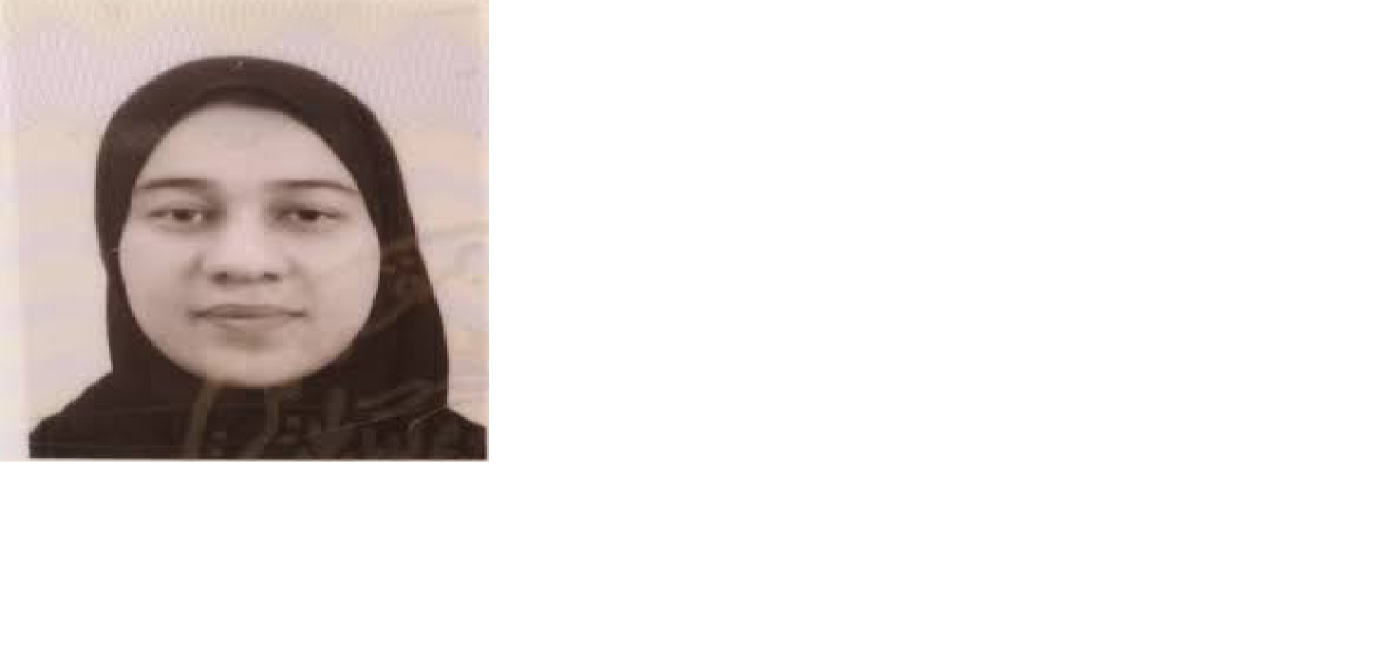
#> input picture TEST2.jpg, 2752 x 1320 px (shown at 1/2 size)
$ python -i detection.py   (imports and definitions only)
#> lines starting #> are read from the running program, lines starting #| are printed output that depends on the picture; after the words box and inside, x2 and y2 are one past the last pixel; in counts of white or black regions, pixels touching at a corner belong together
#> further down, picture is the input picture: shape (1320, 2752, 3); mean B, G, R 224.9, 226.5, 231.5
"""كشف المستند وتصحيح المنظور"""
import cv2
import numpy as np


def order_points(pts):
    """ترتيب النقاط الأربع: أعلى-يسار، أعلى-يمين، أسفل-يمين، أسفل-يسار"""
    rect = np.zeros((4, 2), dtype="float32")
    s = pts.sum(axis=1)
    rect[0] = pts[np.argmin(s)]
    rect[2] = pts[np.argmax(s)]
    diff = np.diff(pts, axis=1)
    rect[1] = pts[np.argmin(diff)]
    rect[3] = pts[np.argmax(diff)]
    return rect


def four_point_transform(image, pts):
    """تصحيح المنظور باستخدام تحويل Perspective"""
    rect = order_points(pts)
    (tl, tr, br, bl) = rect

    widthA = np.linalg.norm(br - bl)
    widthB = np.linalg.norm(tr - tl)
    maxWidth = max(int(widthA), int(widthB))

    heightA = np.linalg.norm(tr - br)
    heightB = np.linalg.norm(tl - bl)
    maxHeight = max(int(heightA), int(heightB))

    dst = np.array([
        [0, 0],
        [maxWidth - 1, 0],
        [maxWidth - 1, maxHeight - 1],
        [0, maxHeight - 1]], dtype="float32")

    M = cv2.getPerspectiveTransform(rect, dst)
    return cv2.warpPerspective(image, M, (maxWidth, maxHeight))


def detect_document(image):
    """كشف حدود المستند في الصورة"""
    ratio = image.shape[0] / 500.0
#> ratio = 2.64
    orig = image.copy()
    image_resized = cv2.resize(image, (int(image.shape[1] / ratio), 500))
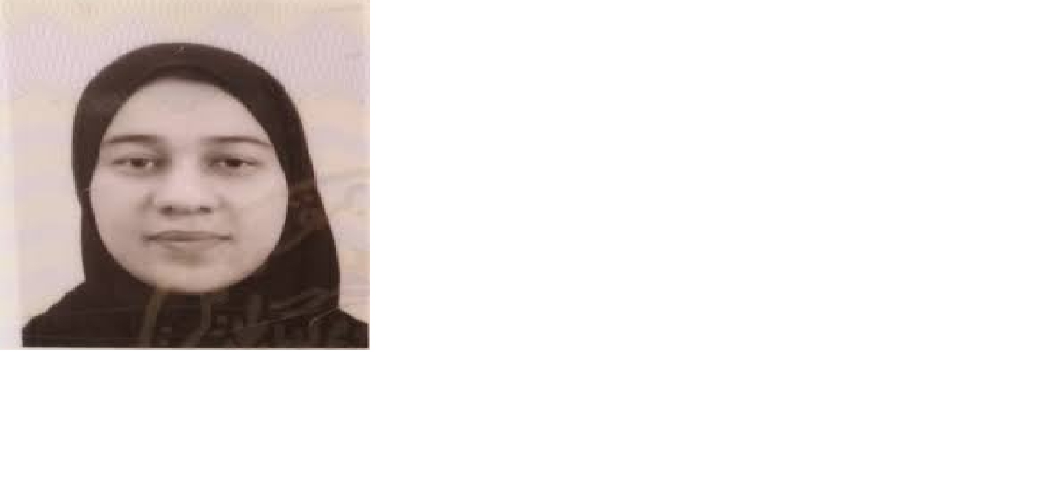
#> image_resized: shape (500, 1042, 3); mean B, G, R 224.9, 226.5, 231.5

    gray = cv2.cvtColor(image_resized, cv2.COLOR_BGR2GRAY)
    gray = cv2.GaussianBlur(gray, (5, 5), 0)
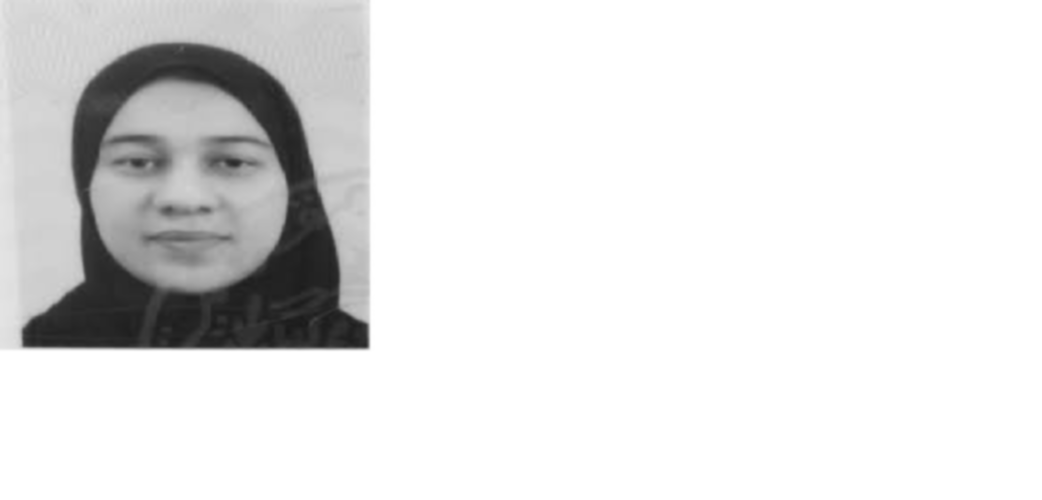
#> gray: shape (500, 1042); min 26, max 255, mean 227.8
    edged = cv2.Canny(gray, 75, 200)
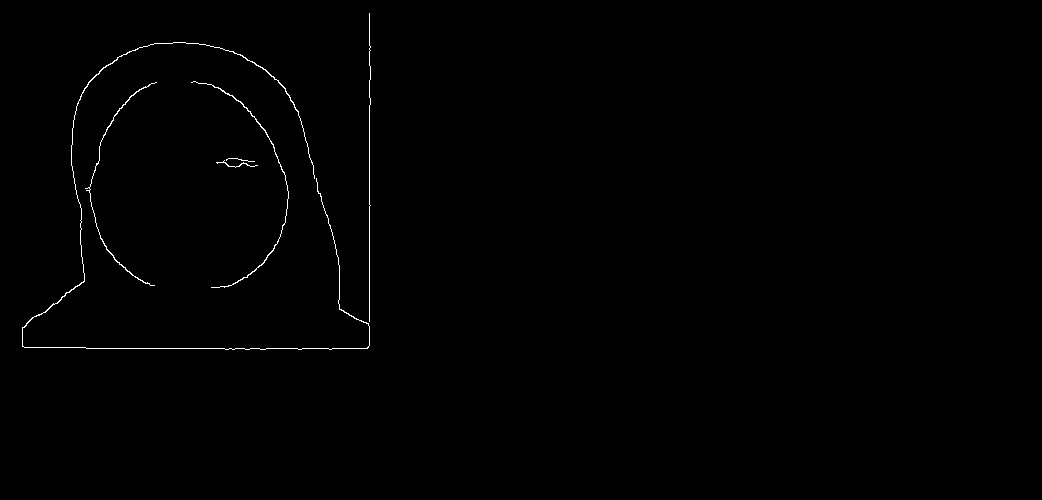
#> edged: shape (500, 1042); 0.45% white in thin lines or dots, all inside (x1, y1, x2, y2) = (22, 13, 371, 350)

    contours, _ = cv2.findContours(edged.copy(), cv2.RETR_LIST, cv2.CHAIN_APPROX_SIMPLE)
#> contours = 6 contours, 3 with area under 20; largest, box (x1, y1, x2, y2) and area: (22, 42, 370, 350) 149, (191, 81, 289, 288) 90, (85, 82, 157, 286) 77
    contours = sorted(contours, key=cv2.contourArea, reverse=True)[:5]
#> contours = 5 contours, 2 with area under 20; largest, box (x1, y1, x2, y2) and area: (22, 42, 370, 350) 149, (191, 81, 289, 288) 90, (85, 82, 157, 286) 77

    screenCnt = None
    for c in contours:
        peri = cv2.arcLength(c, True)
        approx = cv2.approxPolyDP(c, 0.02 * peri, True)
        if len(approx) == 4:
            screenCnt = approx
            break
#> this loop made 5 passes
#> peri on passes 1 to 5: 2409.1, 629.3, 567.5, 98.08, 60.73

    if screenCnt is None:
        return orig, None

    pts = screenCnt.reshape(4, 2) * ratio
    warped = four_point_transform(orig, pts)
    return warped, pts

>>> import cv2
>>> picture = cv2.imread('../../TEST2.jpg')
>>> result = detect_document(picture)
